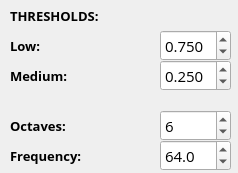
        <widget class="QWidget" name="mpPermeability">
         <property name="geometry">
          <rect>
           <x>0</x>
           <y>0</y>
           <width>238</width>
           <height>173</height>
          </rect>
         </property>
         <attribute name="label">
          <string>Permeability</string>
         </attribute>
         <widget class="QLabel" name="label_69">
          <property name="geometry">
           <rect>
            <x>10</x>
            <y>60</y>
            <width>151</width>
            <height>31</height>
           </rect>
          </property>
          <property name="font">
           <font>
            <family>Open Sans</family>
            <pointsize>10</pointsize>
            <weight>75</weight>
            <bold>true</bold>
           </font>
          </property>
          <property name="text">
           <string>Medium:</string>
          </property>
         </widget>
         <widget class="QLabel" name="label_70">
          <property name="geometry">
           <rect>
            <x>10</x>
            <y>110</y>
            <width>151</width>
            <height>31</height>
           </rect>
          </property>
          <property name="font">
           <font>
            <family>Open Sans</family>
            <pointsize>10</pointsize>
            <weight>75</weight>
            <bold>true</bold>
           </font>
          </property>
          <property name="text">
           <string>Octaves:</string>
          </property>
         </widget>
         <widget class="QLabel" name="label_71">
          <property name="geometry">
           <rect>
            <x>10</x>
            <y>30</y>
            <width>151</width>
            <height>31</height>
           </rect>
          </property>
          <property name="font">
           <font>
            <family>Open Sans</family>
            <pointsize>10</pointsize>
            <weight>75</weight>
            <bold>true</bold>
           </font>
          </property>
          <property name="text">
           <string>Low:</string>
          </property>
         </widget>
         <widget class="QLabel" name="label_72">
          <property name="geometry">
           <rect>
            <x>10</x>
            <y>0</y>
            <width>151</width>
            <height>31</height>
           </rect>
          </property>
          <property name="font">
           <font>
            <family>Open Sans</family>
            <pointsize>10</pointsize>
            <weight>75</weight>
            <bold>true</bold>
           </font>
          </property>
          <property name="text">
           <string>THRESHOLDS:</string>
          </property>
         </widget>
         <widget class="QDoubleSpinBox" name="spnPermTHL">
          <property name="geometry">
           <rect>
            <x>160</x>
            <y>30</y>
            <width>71</width>
            <height>31</height>
           </rect>
          </property>
          <property name="font">
           <font>
            <family>Open Sans</family>
            <pointsize>11</pointsize>
           </font>
          </property>
          <property name="decimals">
           <number>3</number>
          </property>
          <property name="maximum">
           <double>1.000000000000000</double>
          </property>
          <property name="singleStep">
           <double>0.050000000000000</double>
          </property>
          <property name="value">
           <double>0.750000000000000</double>
          </property>
         </widget>
         <widget class="QDoubleSpinBox" name="spnPermTHM">
          <property name="geometry">
           <rect>
            <x>160</x>
            <y>60</y>
            <width>71</width>
            <height>31</height>
           </rect>
          </property>
          <property name="font">
           <font>
            <family>Open Sans</family>
            <pointsize>11</pointsize>
           </font>
          </property>
          <property name="decimals">
           <number>3</number>
          </property>
          <property name="maximum">
           <double>1.000000000000000</double>
          </property>
          <property name="singleStep">
           <double>0.050000000000000</double>
          </property>
          <property name="value">
           <double>0.250000000000000</double>
          </property>
         </widget>
         <widget class="QSpinBox" name="spnPermOct">
          <property name="geometry">
           <rect>
            <x>160</x>
            <y>110</y>
            <width>71</width>
            <height>31</height>
           </rect>
          </property>
          <property name="font">
           <font>
            <family>Open Sans</family>
            <pointsize>11</pointsize>
           </font>
          </property>
          <property name="value">
           <number>6</number>
          </property>
         </widget>
         <widget class="QDoubleSpinBox" name="spnPermFreq">
          <property name="geometry">
           <rect>
            <x>160</x>
            <y>140</y>
            <width>71</width>
            <height>31</height>
           </rect>
          </property>
          <property name="font">
           <font>
            <family>Open Sans</family>
            <pointsize>11</pointsize>
           </font>
          </property>
          <property name="decimals">
           <number>1</number>
          </property>
          <property name="maximum">
           <double>256.000000000000000</double>
          </property>
          <property name="singleStep">
           <double>8.000000000000000</double>
          </property>
          <property name="value">
           <double>64.000000000000000</double>
          </property>
         </widget>
         <widget class="QLabel" name="label_73">
          <property name="geometry">
           <rect>
            <x>10</x>
            <y>140</y>
            <width>151</width>
            <height>31</height>
           </rect>
          </property>
          <property name="font">
           <font>
            <family>Open Sans</family>
            <pointsize>10</pointsize>
            <weight>75</weight>
            <bold>true</bold>
           </font>
          </property>
          <property name="text">
           <string>Frequency:</string>
          </property>
         </widget>
        </widget>
